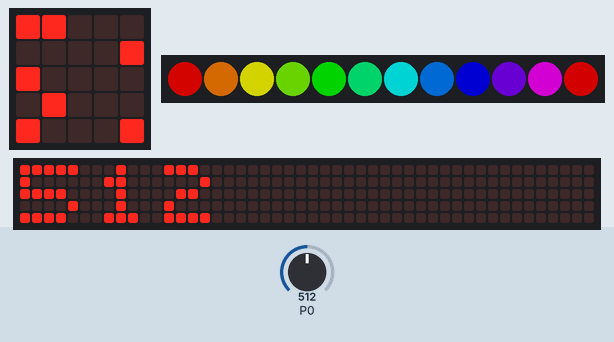
This program was run on a simulated BBC micro:bit (MakeCode). Shown: the board's 5×5 LED display, 12 RGB LEDs in strip order, left to right, a strip that is not on the board, showing the scrolling text unrolled. Inputs (shaded band) come from the test bench; at power-on: P0 = 512 (analog values on the 0–1023 scale). Dim RGB values are drawn brighter than linear; the 48×5 strip is a reading aid, not a part: it shows the text the display is scrolling, unrolled, one strip-width of it at a time.

Above: at 1.87 s.
1.9 s: P0 set to 586
6.4 s: P0 set to 615
At 7.91 s:
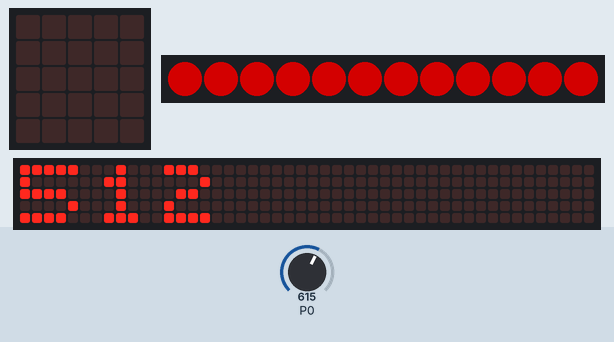
10.9 s: P0 set to 590
At 14.83 s:
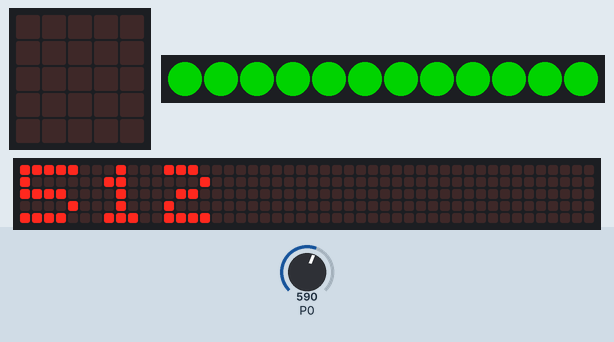
15.4 s: P0 set to 610
At 18.92 s:
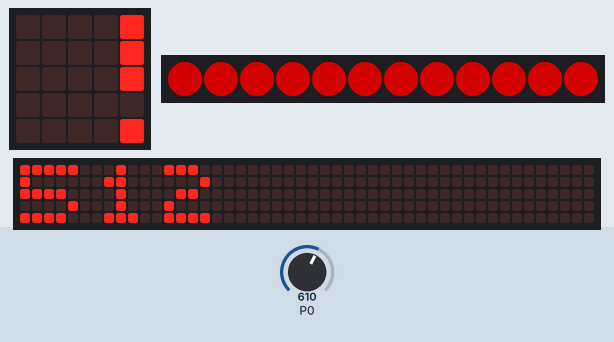

Measured:
- the behaviour switches between 600 and 601 on P0 (found by bisection; images 0 and 1)
- after the input at 6.4 s, the display: first differs from a run without the input after 1.4 s (image 1 shows a later state)
- after the input at 10.9 s, the display: first differs from a run without the input after 0.54 s (image 2 shows a later state)
- after the input at 15.4 s, the display: first differs from a run without the input after 3.3 s (image 3 shows a later state)
- what the display in image 2 shows lasts 0.5 s, from 14.6 s to 15.1 s

The program:

main.ts
```typescript
basic.showIcon(IconNames.Heart)
let strip = neopixel.create(DigitalPin.P1, 12, NeoPixelMode.RGB)
let gaslevel = pins.analogReadPin(AnalogReadWritePin.P0)
strip.showRainbow(1, 360)
basic.forever(function () {
    basic.showString("" + (gaslevel))
    if (pins.analogReadPin(AnalogReadWritePin.P0) <= 600) {
        strip.showColor(neopixel.colors(NeoPixelColors.Green))
    } else {
        strip.showColor(neopixel.colors(NeoPixelColors.Red))
    }
})
```

test.ts
```typescript
// 在這裡測試；當此封包作為擴充功能時，將不會編譯此內容。
```
